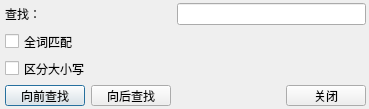
<?xml version="1.0" encoding="UTF-8"?>
<ui version="4.0">
 <class>UFindDialog</class>
 <widget class="QDialog" name="UFindDialog">
  <property name="geometry">
   <rect>
    <x>0</x>
    <y>0</y>
    <width>369</width>
    <height>109</height>
   </rect>
  </property>
  <property name="windowTitle">
   <string>Dialog</string>
  </property>
  <widget class="QWidget" name="gridLayoutWidget">
   <property name="geometry">
    <rect>
     <x>5</x>
     <y>3</y>
     <width>361</width>
     <height>103</height>
    </rect>
   </property>
   <layout class="QGridLayout" name="gridLayout">
    <item row="3" column="0">
     <layout class="QHBoxLayout" name="horizontalLayout">
      <item>
       <widget class="QPushButton" name="pshB_forward">
        <property name="text">
         <string>向前查找</string>
        </property>
       </widget>
      </item>
      <item>
       <widget class="QPushButton" name="pshB_backward">
        <property name="text">
         <string>向后查找</string>
        </property>
       </widget>
      </item>
     </layout>
    </item>
    <item row="1" column="0">
     <widget class="QCheckBox" name="ckB_wholeWords">
      <property name="text">
       <string>全词匹配</string>
      </property>
     </widget>
    </item>
    <item row="0" column="0">
     <widget class="QLabel" name="label">
      <property name="text">
       <string>查找：</string>
      </property>
     </widget>
    </item>
    <item row="2" column="0">
     <widget class="QCheckBox" name="ckB_isSensitive">
      <property name="text">
       <string>区分大小写</string>
      </property>
     </widget>
    </item>
    <item row="0" column="1">
     <widget class="QLineEdit" name="lE_input"/>
    </item>
    <item row="1" column="1">
     <spacer name="spacer">
      <property name="orientation">
       <enum>Qt::Horizontal</enum>
      </property>
      <property name="sizeType">
       <enum>QSizePolicy::Expanding</enum>
      </property>
      <property name="sizeHint" stdset="0">
       <size>
        <width>150</width>
        <height>20</height>
       </size>
      </property>
     </spacer>
    </item>
    <item row="3" column="1">
     <layout class="QHBoxLayout" name="horizontalLayout_2">
      <item>
       <spacer name="horizontalSpacer_2">
        <property name="orientation">
         <enum>Qt::Horizontal</enum>
        </property>
        <property name="sizeHint" stdset="0">
         <size>
          <width>40</width>
          <height>20</height>
         </size>
        </property>
       </spacer>
      </item>
      <item>
       <widget class="QPushButton" name="pshB_close">
        <property name="text">
         <string>关闭</string>
        </property>
       </widget>
      </item>
     </layout>
    </item>
   </layout>
  </widget>
 </widget>
 <resources/>
 <connections/>
</ui>
